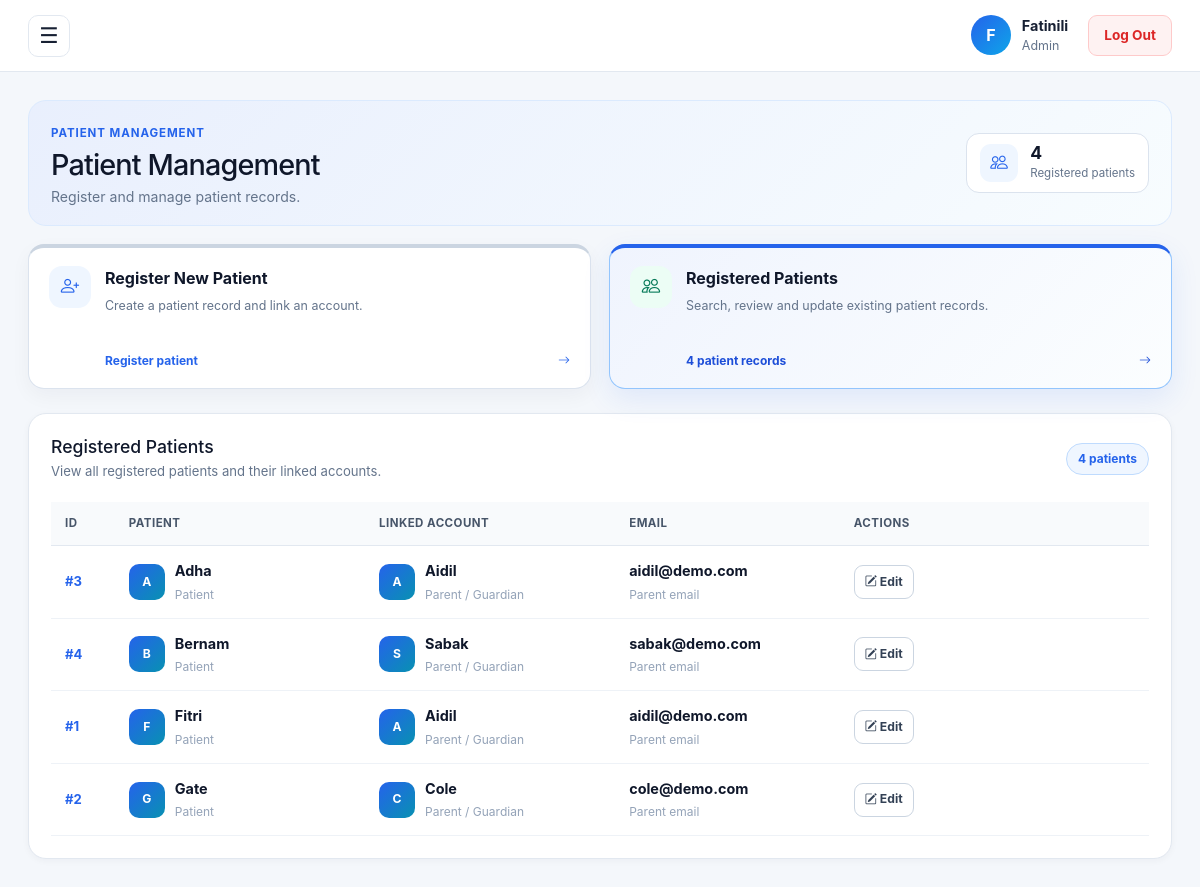
Before: /admin/clients (signed in) with the older database file.
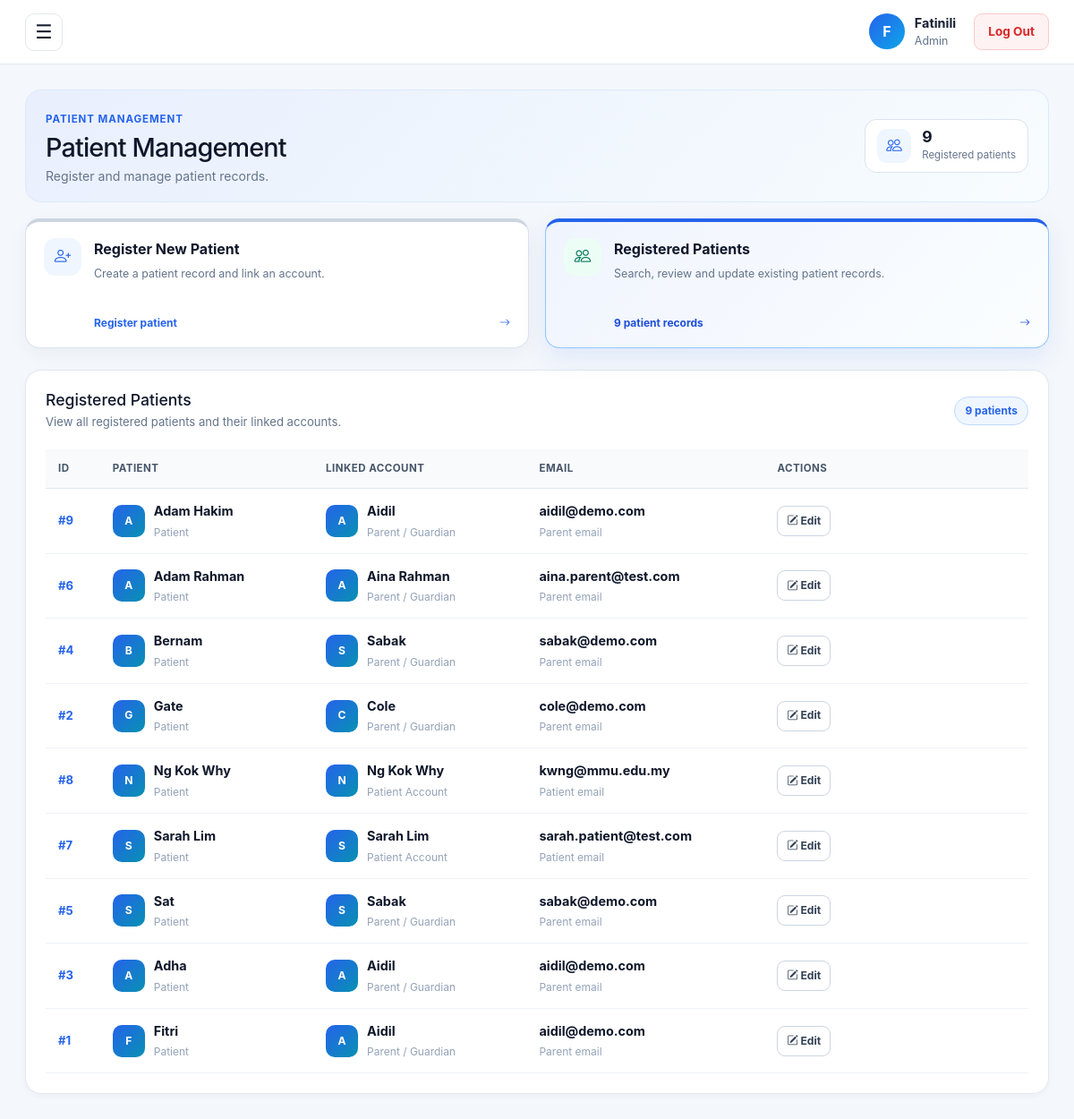
After: the same page with the newer database file.
### tables this page shows
CREATE TABLE "clients" (
                client_id INTEGER PRIMARY KEY AUTOINCREMENT,

                parent_user_id INTEGER,
                patient_user_id INTEGER,

                full_name TEXT NOT NULL,
                date_of_birth TEXT,
                gender TEXT,
                diagnosis TEXT,
                created_at TEXT,

                FOREIGN KEY(parent_user_id)
                    REFERENCES users(user_id),

                FOREIGN KEY(patient_user_id)
                    REFERENCES users(user_id)
            );

CREATE TABLE "users" (
                user_id INTEGER PRIMARY KEY AUTOINCREMENT,

                full_name TEXT NOT NULL,
                email TEXT NOT NULL UNIQUE,
                password_hash TEXT NOT NULL,

                role TEXT NOT NULL
                    CHECK(
                        role IN (
                            'ADMIN',
                            'THERAPIST',
                            'PARENT',
                            'PATIENT'
                        )
                    ),

                must_change_password INTEGER NOT NULL DEFAULT 0,
                is_active INTEGER NOT NULL DEFAULT 1,

                approval_status TEXT NOT NULL
                    CHECK(
                        approval_status IN (
                            'APPROVED',
                            'PENDING',
                            'REJECTED'
                        )
                    )
                    DEFAULT 'APPROVED'
            );

### app.py (the view, shortened to what this page needs)
@app.route("/admin/clients", methods=["GET", "POST"])
@login_required(roles=["ADMIN"])
def admin_clients():
    db = get_db()
    parents = db.execute("""
        SELECT
            user_id,
            full_name,
            email
        FROM users
        WHERE role = 'PARENT'
          AND is_active = 1
          AND approval_status = 'APPROVED'
        ORDER BY full_name
    """).fetchall()
    patient_accounts = db.execute("""
        SELECT
            u.user_id,
            u.full_name,
            u.email
        FROM users u

        LEFT JOIN clients c
            ON c.patient_user_id = u.user_id

        WHERE u.role = 'PATIENT'
          AND u.is_active = 1
          AND u.approval_status = 'APPROVED'
          AND c.client_id IS NULL

        ORDER BY u.full_name
    """).fetchall()
    edit_patient_accounts = db.execute("""
    SELECT
        user_id,
        full_name,
        email

    FROM users

    WHERE role = 'PATIENT'
      AND is_active = 1
      AND approval_status = 'APPROVED'

    ORDER BY full_name
""").fetchall()
    client_rows = db.execute("""
        SELECT
            c.client_id,
            c.full_name AS client_name,
            c.date_of_birth,
            c.gender,
            c.diagnosis,
            c.created_at,

            c.parent_user_id,
            c.patient_user_id,

            parent.full_name AS parent_name,
            parent.email AS parent_email,

            patient.full_name AS patient_account_name,
            patient.email AS patient_account_email

        FROM clients c

        LEFT JOIN users parent
            ON parent.user_id = c.parent_user_id

        LEFT JOIN users patient
            ON patient.user_id = c.patient_user_id

        ORDER BY c.full_name
    """).fetchall()
    clients = []
    for row in client_rows:
        client = dict(row)
        client["age"] = calculate_age(
            client["date_of_birth"]
        )
        clients.append(
            client
        )
    return render_template(
        "admin_clients.html",
        parents=parents,
        patient_accounts=patient_accounts,
        edit_patient_accounts=edit_patient_accounts,
        clients=clients
    )

### app.py (called while the page is built)
def get_db():
    if "db" not in g:
        g.db = sqlite3.connect(DB_PATH)
        g.db.row_factory = sqlite3.Row
    return g.db

def calculate_age(date_of_birth):
    if not date_of_birth:
        return None
    try:
        birth_date = datetime.strptime(
            date_of_birth,
            "%Y-%m-%d"
        ).date()
        today = datetime.now().date()
        age = today.year - birth_date.year
        if (
            today.month,
            today.day
        ) < (
            birth_date.month,
            birth_date.day
        ):
            age -= 1
        return age
    except (TypeError, ValueError):
        return None

def login_required(roles=None):
    def decorator(fn):
        @wraps(fn)
        def wrapper(*args, **kwargs):
            user = session.get("user")
            if not user:
                flash("Please log in first.", "error")
                return redirect(url_for("home"))
            if roles and user.get("role") not in roles:
                abort(403)
            return fn(*args, **kwargs)
        return wrapper
    return decorator

### templates/admin_clients.html (shortened to what the changed rows need)
{% extends "base.html" %}
{% block content %}
<header class="page-header-modern">
  <div>
    <h1>Patient Management</h1>
  </div>
  <div class="page-header-summary">
    <div>
      <strong>
        {{ clients | length }}
      </strong>
      <span>
        Registered patients
      </span>
    </div>
  </div>
</header>
<div class="client-section-selectors">
  <button
    type="button"
    class="client-section-card active"
    data-client-tab="registered"
    aria-controls="registeredClientsPanel"
    aria-selected="true"
  >
    <span class="client-section-content">
      <strong>Registered Patients</strong>
      <small>
        Search, review and update existing patient records.
      </small>
      <span class="client-section-label">
        {{ clients | length }} patient records
        <i class="bi bi-arrow-right"></i>
      </span>
    </span>
  </button>
</div>
      </div>
  <section
    id="registeredClientsPanel"
    class="client-tab-panel active"
    data-client-panel="registered"
  >
    <section class="table-card">
    <div class="table-card-header">
      <div>
        <h2>Registered Patients</h2>
        <p>
        </p>
      </div>
      <span class="table-count">
        {{ clients | length }} patient{% if clients | length != 1 %}s{% endif %}
      </span>
    </div>
    {% if clients %}
      <div class="table-responsive">
        <table
          id="clientsTable"
          class="table table-hover align-middle modern-data-table"
          style="width: 100%;"
        >
          <thead>
            <tr>
              <th>ID</th>
              <th>Patient</th>
              <th>Linked Account</th>
              <th>Email</th>
              <th>Actions</th>
            </tr>
          </thead>
          <tbody>
            {% for client in clients %}
              <tr>
                <td data-order="{{ client.client_id }}">
                  <span class="appointment-id">
                    #{{ client.client_id }}
                  </span>
                </td>
                <td>
                  <div class="table-person">
                    <span class="table-avatar">
                      {{ client.client_name[0] | upper }}
                    </span>
                    <div>
                      <strong>
                        {{ client.client_name | title }}
                      </strong>
                      <small>
                        Patient
                      </small>
                    </div>
                  </div>
                </td>
                <td>
                  {% if client.parent_user_id %}
                    <div class="table-person">
                      <span class="table-avatar">
                        {{ client.parent_name[0] | upper }}
                      </span>
                      <div>
                        <strong>
                          {{ client.parent_name | title }}
                        </strong>
                        <small>
                          Parent / Guardian
                        </small>
                      </div>
                    </div>
                  {% elif client.patient_user_id %}
                    <div class="table-person">
                      <span class="table-avatar">
                        {{ client.patient_account_name[0] | upper }}
                      </span>
                      <div>
                        <strong>
                          {{ client.patient_account_name | title }}
                        </strong>
                        <small>
                          Patient Account
                        </small>
                      </div>
                    </div>
                  {% else %}
                    <span class="muted">
                      Not linked
                    </span>
                  {% endif %}
                </td>
                <td>
                  <div class="client-email">
                    {% if client.parent_user_id %}
                      <strong>
                        {{ client.parent_email }}
                      </strong>
                      <small>
                        Parent email
                      </small>
                    {% elif client.patient_user_id %}
                      <strong>
                        {{ client.patient_account_email }}
                      </strong>
                      <small>
                        Patient email
                      </small>
                    {% else %}
                      <span class="muted">
                        —
                      </span>
                    {% endif %}
                  </div>
                </td>
                <td>
                  <button
                    type="button"
                    class="btn small client-edit-button"
                    data-bs-toggle="modal"
                    data-bs-target="#editClientModal"
                    data-client-id="{{ client.client_id }}"
                    data-client-name="{{ client.client_name }}"
                    data-client-dob="{{ client.date_of_birth or '' }}"
                    data-client-gender="{{ client.gender or '' }}"
                    data-client-diagnosis="{{ client.diagnosis or '' }}"
                    data-parent-id="{{ client.parent_user_id or '' }}"
                    data-patient-id="{{ client.patient_user_id or '' }}"
                    data-link-type="{% if client.parent_user_id %}PARENT{% elif client.patient_user_id %}PATIENT{% endif %}"
                  >
                    <i class="bi bi-pencil-square"></i>
                    Edit
                  </button>
                </td>
              </tr>
            {% endfor %}
          </tbody>
        </table>
      </div>
    {% else %}
      <div class="empty-table-message">
        <i class="bi bi-people"></i>
        <p>No patients registered yet.</p>
      </div>
    {% endif %}
  </section>
</section>
{% endblock %}

Changed rows visible on the page:
added clients: client_id "9", full_name "A", client_name "Adam Hakim", parent_name "Aidil", parent_email "aidil@demo.com"
added clients: client_id "6", full_name "A", client_name "Adam Rahman", parent_name "Aina Rahman", parent_email "aina.parent@test.com"
changed clients "Bernam": moves up the list
changed clients "Gate": moves up the list
added clients: client_id "8", full_name "N", client_name "Ng Kok Why", patient_account_name "Ng Kok Why", patient_account_email "kwng@mmu.edu.my"
added clients: client_id "7", full_name "S", client_name "Sarah Lim", patient_account_name "Sarah Lim", patient_account_email "sarah.patient@test.com"
added clients: client_id "5", full_name "S", client_name "Sat", parent_name "Sabak", parent_email "sabak@demo.com"
Other visible differences:
{{ clients | length }}: "4" → "9"
